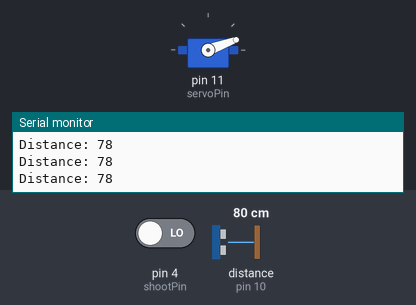
Bench run of a sketch on a simulated Arduino Uno, built with avr-gcc and run on an emulated ATmega328P. Shown: servo, the last lines printed to the serial monitor. Wiring (inferred from the names in the program): ultrasonic range finder: trigger pin 9; echo pin 10. The test bench sets the inputs (shaded band); at power-on: distance to the obstacle (sensor on pin 10) 80 cm, pin 4 (shootPin) LOW. The echo pulse lasts 58.3 µs per cm.

Above: at 1.2 s.
1.3 s: distance to the obstacle (sensor on pin 10) set to 17 cm
4.2 s: distance to the obstacle (sensor on pin 10) set to 13 cm
At 6.6 s:
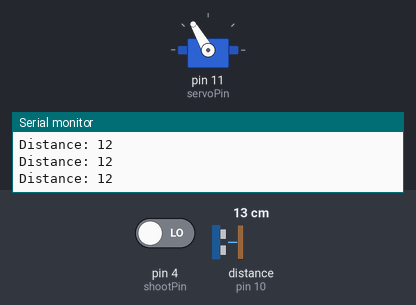
7.3 s: pin 4 (shootPin) driven HIGH
At 8.6 s:
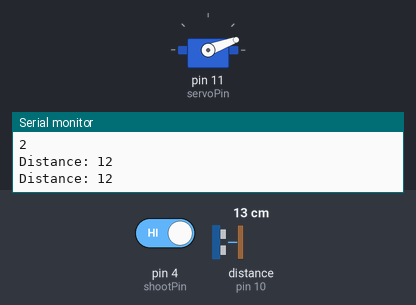
Timing chart, 0 to 10.3 s (numbered marks = the images above; inputs shaded):
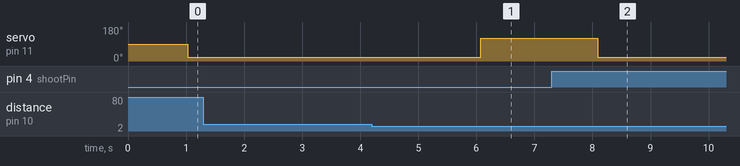

Measured:
- the behaviour switches between 16 and 15 cm on distance to the obstacle (sensor on pin 10) (found by bisection; images 0 and 1)
- after the input at 4.2 s, servo on pin 11 (servoPin): 20° → 120° after 1.9 s
- after the input at 7.3 s, servo on pin 11 (servoPin): 120° → 20° after 0.79 s

The sketch:

Bewegingssensor.ino
```cpp
/*

*/
#include <Servo.h>

//new servo object
Servo konijnServo;

//servo output pin
int servoPin = 11;

//input pins
int shootPin = 4;

//state of buttons
int trainIsClose = 0;
int shoot = 0;

//servo values
int up = 120;
int down = 20;

//states of bunny
bool bunnyUp = false;
bool wasUp = false;

//counter for bunny if it is shot
int bunnyCounter = 0;
bool bunnyCount = false;


const int trigPin = 9;
const int echoPin = 10;

long duration; // Time from object to sensor
int distance = 0; // Distance based on duration
int distances[5]; // Includes 5 different distances
int distanceCount = 0; // For counting up distances
int detectedCount = 0; // For counting distances below 15 cm

void setup() {
  pinMode(trigPin, OUTPUT); // Sets the trigPin as an Output
  pinMode(echoPin, INPUT); // Sets the echoPin as an Input
  pinMode(servoPin, OUTPUT);
  pinMode(shootPin, INPUT);
  konijnServo.attach(servoPin);
  Serial.begin(9600); // Starts the serial communication
}

void loop()
{
  treinDetecteren();
  shoot = digitalRead(shootPin);

  trainClose();
  showBunny();

}

void treinDetecteren() {
  if(distanceCount == 5){ // Measured 5 distances
    for(int x = 0; x < 5; x++){ // To loop through distances array
      if(distances[x] < 15){ // To check every distance to be below 15cm
          if(detectedCount == 5 ){ // All 5 distances in array are below 15cm
            trainIsClose = 1;
            detectedCount = 0; // Back to 0 to be able to detect a new coming train
          }
          detectedCount ++; // 1 more distance is below 15cm
      }else{
        detectedCount = 0; // 1 distance is not below 15cm; count starting over again
        trainIsClose = 0;
      }
    }
    distanceCount = 0; // 5 distances measured; back to 0 to count another 5
  }else{
    for(int i = 0; i < 5; i++) { // To measure 5 distances
      afstandmeting();

      distances[i] = distance;  // Add a new distance to the array
      distanceCount ++; // Counts measured distances
    }
  }
}


void afstandmeting()
{
  digitalWrite(trigPin, LOW); // Clears the trigPin
  digitalWrite(trigPin, HIGH);
  digitalWrite(trigPin, LOW);

  duration = pulseIn(echoPin, HIGH);  // Reads the echoPin, returns the sound wave travel time in microseconds

  distance = duration*0.034/2;  // Calculating the distance
  delay(200);
  Serial.print("Distance: ");   // Prints the distance on the Serial Monitor
  Serial.println(distance);
}


void trainClose(){
  if(trainIsClose == 1 && wasUp == false){
    if(shoot == 1){
      bunnyMove(down);
      wasUp = true;
      bunnyCount = true;
    }else if(shoot == 0){
      bunnyMove(up);
      wasUp = false;
    }
  }else if(trainIsClose == 0 && wasUp == false){
    bunnyMove(down);
  }
}

void bunnyMove(int degree){
  konijnServo.write(degree);
}

void showBunny(){
  if(bunnyCount == true){
    bunnyCounter ++;
    Serial.println(bunnyCounter);
  }

  if(bunnyCounter == 200){
    bunnyCount = false;
    wasUp = false;
    bunnyCounter = 0;
  }
}
```
